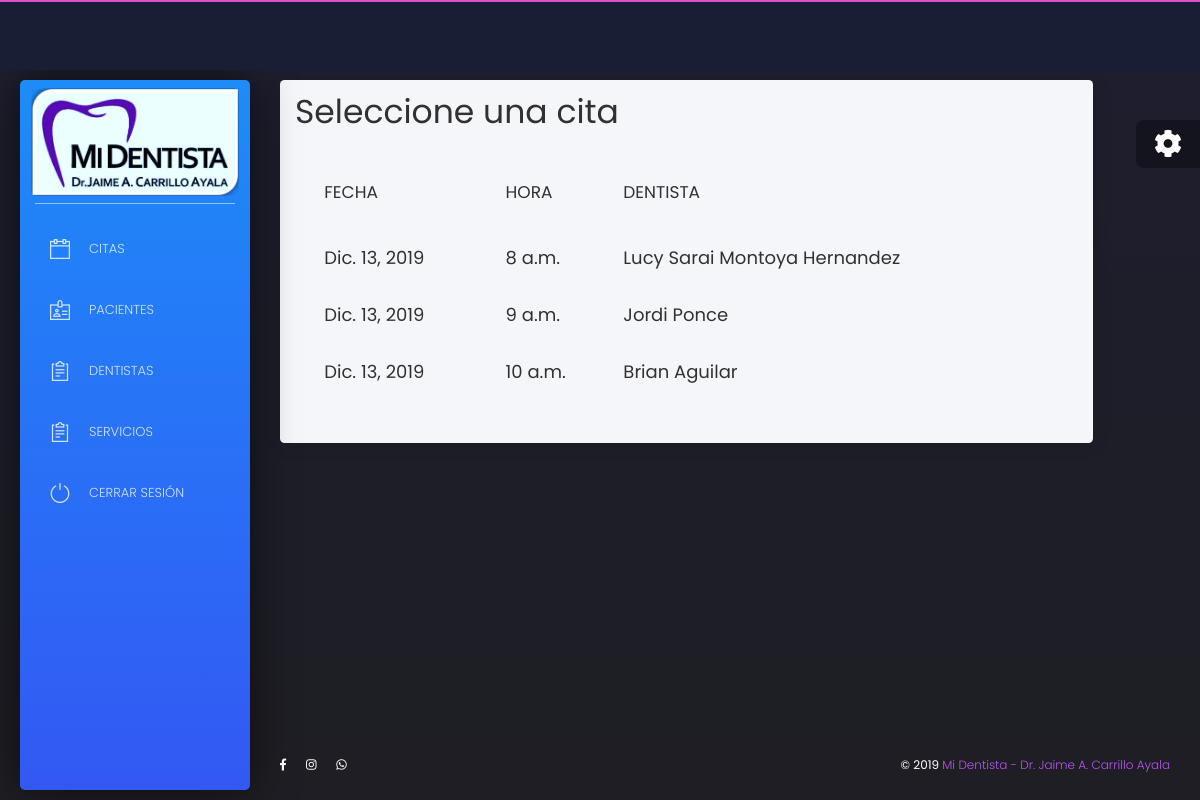
The page /core/citas4 (signed in) on the database its author committed.
### core/models.py (models this page shows, shortened)
class Dentista(models.Model):
    id = models.AutoField(primary_key=True)
    usuario = models.OneToOneField(User, on_delete=models.CASCADE)
    especialidad = models.ForeignKey(Especialidad, on_delete=models.CASCADE)
    telefono = models.CharField(max_length=8)
    is_dentist = models.BooleanField(default=True)
    foto = models.ImageField(upload_to='dentist/%Y/%m/%D/', null=True, blank=True)
    biografia = models.CharField(max_length=1024)

class Cita(models.Model):
    id = models.AutoField(primary_key=True)
    paciente = models.ForeignKey(Paciente, on_delete=models.CASCADE, blank=True, null=True)
    dentista = models.ForeignKey(Dentista, on_delete=models.CASCADE, blank=True, null=True)
    tratamiento = models.ForeignKey(Tratamiento, on_delete=models.CASCADE, null=True, blank=True)
    hora = models.TimeField(blank=True, null=True)
    fecha = models.DateField(blank=True, null=True)
    informe = models.CharField(max_length=1024, default="No se ha agregado informe.")
    asignada = models.BooleanField(default=False)
    atendida = models.BooleanField(default=False)

class Paciente(models.Model):
    id = models.AutoField(primary_key=True)
    nombres = models.CharField(max_length=64)
    apellidos = models.CharField(max_length=64)
    nacimiento = models.DateField()
    telefono = models.CharField(max_length=8)
    foto = models.ImageField(upload_to='patient/%Y/%m/%D/', null=True, blank=True)
    edad = models.IntegerField(default=0)
    alergias = models.ManyToManyField(Medicamento,  blank=True)
    correo = models.EmailField(blank=True, null=True)

### core/views.py (the view)
# urls.py: path('citas4', CitaList4, name = 'citas4'),
@login_required
def CitaList4(request):
    citas = Cita.objects.filter(asignada = True, fecha = datetime.datetime.today()).order_by('fecha', 'hora')|Cita.objects.filter(asignada = True, fecha = datetime.datetime.today() + datetime.timedelta(days = 1)).order_by('fecha', 'hora')
    dentistas = Dentista.objects.all()
    return render(request, 'core/cita_list4.html', {'citas':citas, 'dentista_list':dentistas})

### core/templates/core/cita_list4.html (shortened to what this page needs)
{% extends 'core/base.html' %}
{% load static %}
{% block content %}
<div class="content">
    <div class="row">
        <div class="col-md-11">
			    <div class="card white-content">
            <div class="card-header">
                <h1>Seleccione una cita</h1>
            </div>
				    <div class="card-body">
					    <div class="table-responsive">
                <table class="table tablesorter " id="">
                  <thead class=" text-primary">
                      <th>
                      </th>
                      <th>
                        <h4>Fecha</h4>
                      </th>
                      <th>
                        <h4>Hora</h4>
                      </th>
                       <th>
                        <h4>Dentista</h4>
                      </th>
                  </thead>
                  <tbody>
                    {% for c in citas|dictsort:'id' %}
                      {% if c.dentista.usuario == request.user %}
                        {% if c.atendida %}
                          <tr bgcolor = "#C4FFD5" id={{c.id}} onMouseOver="ResaltarFila({{c.id}});" onMouseOut="RestablecerFila({{c.id}}, '')" onClick="CrearEnlace('{% url 'core:updatecita' c.id|slugify %}');">
                        {% else %}
                          <tr  id={{c.id}} onMouseOver="ResaltarFila({{c.id}});" onMouseOut="RestablecerFila({{c.id}}, '')" onClick="CrearEnlace('{% url 'core:updatecita' c.id|slugify %}');">
                        {% endif %}
                              <td>
                              </td>
                              <td >
                                <p><b><font size="4">{{c.fecha}}</font></b></p>
                              </td>
                              <td >
                                <p><b><font size="4">{{c.hora}}</font></b></p>
                              </td>
                              <td >
                                <p><b><font size="4">{{c.paciente.nombres}} {{c.paciente.apellidos}}</font></b></p>
                              </td>
                        </tr>
                      {% endif %}
                    {% endfor %}
                  </tbody>
                </table>
				      </div>
			      </div>
	        </div>
	      </div>
      </div>
    </div>
{% endblock %}

### core/templates/core/base.html (shortened to what this page needs)
{% load static %}
<!DOCTYPE html>
<html lang="en">
	<head>
	  <link href="https://use.fontawesome.com/releases/v5.0.6/css/all.css" rel="stylesheet"/>
	  <link href="{% static 'css/nucleo-icons.css' %}" rel="stylesheet" type="text/css"/>
	  <link href="{% static 'css/bootstrap.min.css' %}" rel="stylesheet" type="text/css"/>
	  <link href="{% static 'css/black-dashboard.css' %}" rel="stylesheet" type="text/css"/>
	  <link href="{% static 'demo/demo.css' %}" rel="stylesheet" />
	  <link rel="stylesheet" href="https://cdn.jsdelivr.net/npm/gijgo@1.9.6/css/gijgo.min.css">
	</head>
	<body >
	  <div class="wrapper ">
	    <div class="sidebar" data-color = "blue">
	      <div class="sidebar-wrapper">
	        <div class="logo">
	          <a href="{% url 'home' %}">
	            <img class = "img-responsive" align="cent" src="{% static 'images/logo.png' %}" width="100%" height="100%">
	          </a>
	        </div>
	        <ul class="nav">
				{% for d in dentista_list %}
					{% if request.user == d.usuario %}
					<li>
						<a href="{% url 'core:citas4' %}">
							<i class="tim-icons icon-calendar-60"></i>
							<p><font size=2>Citas</font></p>
						</a>
					</li>
					<li>
						<a href="{% url 'core:pacientes3' %}">
							<i class="tim-icons icon-badge"></i>
							<p><font size=2>Pacientes</font></p>
						</a>
					</li>
					{% endif %}
				{% endfor %}
			{% if request.user.is_superuser %}
				<li class="nav-item">
					<a class="nav-link collapsed" href="#" data-toggle="collapse" data-target="#collapsePages" aria-expanded="true" aria-controls="collapsePages">
						<i class="tim-icons icon-zoom-split"></i>
						<p><font size=2>Dentistas</font></p>
					</a>
					<div id="collapsePages" class="collapse" aria-labelledby="headingPages" data-parent="#accordionSidebar">
						<div class="py-2 collapse-inner rounded">
							<ul>
								<a href="{% url 'core:nuevousuariod' %}" class="nav-item">
									<i class="tim-icons icon-simple-add"></i>
									<p>Agregar</p>
								</a>
								<a href="{% url 'core:dentistas' %}" class="nav-item">
									<i class="tim-icons icon-pencil"></i>
									<p>Administrar</p>
								</a>
								<a href="{% url 'core:especialidades' %}" class="nav-item">
									<i class="tim-icons icon-puzzle-10"></i>
									<p>Especialidades</p>
								</a>
								</a>
							</ul>
						</div>
					</div>
				</li>
			{% else %}
				<li>
					<a href="{% url 'core:dentistas' %}">
						<i class="tim-icons icon-notes"></i>
						<p><font size=2>Dentistas</font></p>
					</a>
				</li>
			{% endif %}
				{% if request.user.is_superuser %}
					<li class="nav-item">
						<a class="nav-link collapsed" href="#" data-toggle="collapse" data-target="#collapsePages3" aria-expanded="true" aria-controls="collapsePages">
							<i class="tim-icons icon-notes"></i>
							<p><font size=2>Servicios</font></p>
						</a>
						<div id="collapsePages3" class="collapse" aria-labelledby="headingPages" data-parent="#accordionSidebar">
							<div class="py-2 collapse-inner rounded">
								<ul>
									<a href="{% url 'core:nuevotratamiento' %}" class="nav-item">
										<i class="tim-icons icon-simple-add"></i>
										<p>Agregar</p>
									</a>
									<a href="{% url 'core:tratamientos' %}" class="nav-item">
										<i class="tim-icons icon-pencil"></i>
										<p>Administrar</p>
									</a>
									<a href="{% url 'core:categorias' %}" class="nav-item">
										<i class="tim-icons icon-molecule-40"></i>
										<p>Categorías</p>
									</a>
									<a href="{% url 'core:medicamentos' %}" class="nav-item">
										<i class="tim-icons icon-atom"></i>
										<p>Medicamentos</p>
									</a>
								</ul>
							</div>
						</div>
					</li>
				{% else %}
					<li>
						<a href="{% url 'core:tratamientos' %}">
							<i class="tim-icons icon-notes"></i>
							<p><font size=2>Servicios</font></p>
						</a>
					</li>
				{% endif %}
				{% if request.user.is_authenticated %}
					<li>
						<a href="{% url 'logout' %}">
						<i class="tim-icons icon-button-power"></i>
						<p><font size=2>Cerrar Sesión</font></p>
						</a>
					</li>
				{% endif %}
	        </ul>
	      </div>
	    </div>
	    <div class="main-panel">
          <nav class="navbar navbar-expand-lg navbar-absolute">
          </nav>
					{% block content %}
					{% endblock content %}
	    <footer class="footer">
	      <div class="container-fluid">
	        <nav>
	          <ul>
	            <li>
					<a href="https://www.facebook.com/midentistaelsalvador/?__tn__=%2Cd%2CP-R&eid=ARBop29_FMMj6s6N8lBk5FJqiYxm9WbhSpn99C4Tgy9ALVqNPkIeceZif4kPst1xxqMN3NhRyeOBp6Ib">
						<i class="fab fa-facebook-f"></i>
					</a>
				</li>
				<li>
					<a href="https://www.instagram.com/midentista_es/?hl=es-la">
						<i class="fab fa-instagram"></i>
					</a>
				</li>
				<li>
					<a href="https://wa.me/50361085407">
						<i class="fab fa-whatsapp"></i>
					</a>
				</li>
	          </ul>
	        </nav>
			<div class="copyright float-right">
            ©
			<a href="https://es-la.facebook.com/midentistaelsalvador/" target="_blank">Mi Dentista - Dr. Jaime A. Carrillo Ayala</a>
          </div>
	      </div>
	    </footer>
	  </div>
	</div>
	<div class="fixed-plugin">
	  <div class="dropdown show-dropdown">
	    <a href="#" data-toggle="dropdown">
	      <i class="fa fa-cog fa-2x"> </i>
	    </a>
	  </div>
	</div>
	</body>
</html>

### rows shown on the page
Dentista: shows "CITAS"
Cita: fecha "Dic. 13, 2019", hora "8 a.m.", paciente.nombres "Lucy Sarai", paciente.apellidos "Montoya Hernandez"
Cita: fecha "Dic. 13, 2019", hora "9 a.m.", paciente.nombres "Jordi", paciente.apellidos "Ponce"
Cita: fecha "Dic. 13, 2019", hora "10 a.m.", paciente.nombres "Brian", paciente.apellidos "Aguilar"
